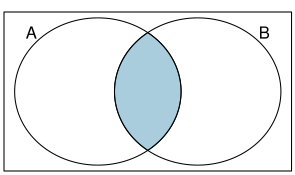

R code for this plot:
setwd("/Users/Nishan/Desktop")

library(openintro)
data(COL)


myPDF('vennIntersection.pdf', 2.95, 1.75, mar=c(0.2, 0.2, 0.6, 0.2))
plot(c(0.2,1.8), c(0,1), type='n', axes=FALSE, xlab="", ylab="")
box()

z <- seq(0,2*pi, len=10000)
x1 <- -cos(z)/2+0.7
y1 <- -sin(z)/2+0.5
lines(c(x1, x1[1]),c(y1, y1[1]))

x2 <- cos(z)/2+1.3
y2 <- sin(z)/2+0.5
lines(c(x2, x2[1]),c(y2, y2[1]))

text(0.7-0.4, 0.9, 'A')
text(1.3+0.4, 0.9, 'B')


#cord.x <- x1
#cord.y <- y1
#polygon(cord.x,cord.y,col='palegreen2', density=5.0)
#polygon(cord.x,cord.y,col=adjustcolor(COL[1],alpha.f=0.5))

cord.x1 <- x1[which(x1>0.5 & y1>0.1 & y1<0.9)]
cord.y1 <- y1[which(x1>0.5 & y1>0.1 & y1<0.9)]

cord.x2 <- x2[which(x2<1.2 & y2>0.1 & y2<0.9)]
cord.y2 <- y2[which(x2<1.2 & y2>0.1 & y2<0.9)]

cord.x <- c(cord.x1,cord.x2)
cord.y <- c(cord.y1,cord.y2)

polygon(cord.x,cord.y,col=adjustcolor(COL[1],alpha.f=0.5))
dev.off()
